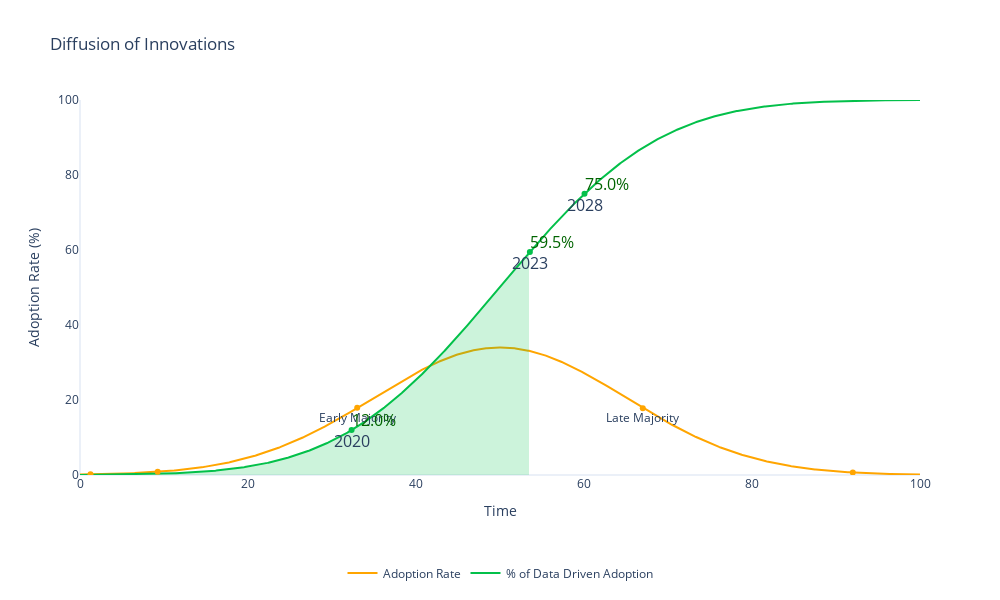

Notebook code cell kept with this figure:
### Markdown cell above
## Adoption Rate Curve

### Code cell
# Data
adopter_categories = ['Innovators', 'Early Adopters', 'Early Majority', 'Late Majority', 'Laggards']
percentages = [2.5, 13.5, 34, 34, 16]
cumulative_percentages = np.cumsum(percentages)

# X-axis values
x_values = np.linspace(0, 100, 1000)

# Normal distribution for adoption rate
mu, sigma = 50, 15
adoption_rate = 1/(sigma * np.sqrt(2 * np.pi)) * np.exp(- (x_values - mu)**2 / (2 * sigma**2))

# Cumulative adoption rate (S-shaped curve)
cumulative_adoption_rate = np.cumsum(adoption_rate)
cumulative_adoption_rate = cumulative_adoption_rate / max(cumulative_adoption_rate) * 100

# Create the figure
fig = go.Figure()

# Plot adoption rate (bell-shaped curve)
fig.add_trace(go.Scatter(x=x_values, y=adoption_rate * 34 / max(adoption_rate),
                         mode='lines', name='Adoption Rate', line=dict(color='rgb(255,165,0)')))  # Orange

# Plot cumulative market share (S-shaped curve)
fig.add_trace(go.Scatter(x=x_values, y=cumulative_adoption_rate,
                         mode='lines', name='% of Data Driven Adoption', line=dict(color='#03c04a')))  # Darker green

# Highlight area under the curve until 2023
fig.add_trace(go.Scatter(x=x_values, y=np.where(x_values <= 53.5, cumulative_adoption_rate, np.nan), 
                         fill='tozeroy', mode='none', fillcolor='rgba(3,192,74,0.2)',  # Light green
                         showlegend=False))

# Add category labels as dots
category_positions = np.cumsum(percentages) - np.array(percentages) / 2
for i, (category, pos) in enumerate(zip(adopter_categories, category_positions)):
    fig.add_trace(go.Scatter(x=[pos], y=[adoption_rate[int(pos*10)] * 34 / max(adoption_rate)], 
                             mode='markers+text', text=category, textposition='bottom center', 
                             marker=dict(color='rgb(255,165,0)'), showlegend=False))  # Orange

# Add percentage labels
for i, (percentage, pos) in enumerate(zip(percentages, category_positions)):
    fig.add_trace(go.Scatter(x=[pos], y=[-10], mode='text', text=f'{percentage} %',
                             textposition='top center', showlegend=False))

# Add labels to cumulative market share line at specified percentages
labels = {12: '2020', 59.5: '2023', 75: '2028'}
for y, label in labels.items():
    x = x_values[np.abs(cumulative_adoption_rate - y).argmin()]
    fig.add_trace(go.Scatter(x=[x], y=[y], mode='markers+text', text=label,
                             textposition='bottom center', marker=dict(color='#03c04a'), showlegend=False, 
                             textfont=dict(size=16)))  # Darker green
    fig.add_trace(go.Scatter(x=[x], y=[y], mode='text', text=f'{y:.1f}%', 
                             textposition='top right', textfont=dict(color='#006400', size=16), showlegend=False))  # Dark green

# Update layout
fig.update_layout(title='Diffusion of Innovations',
                  xaxis_title='Time',
                  yaxis_title='Adoption Rate (%)',
                  yaxis=dict(range=[0, 100], showgrid=False),
                  xaxis=dict(range=[0, 100], showgrid=False),
                  template='plotly_white',
                  width=1000,  # Adjusted figure width
                  height=600,  # Adjusted figure height
                  legend=dict(
                      orientation="h",
                      yanchor="bottom",
                      y=-0.3,
                      xanchor="center",
                      x=0.5
                  ))


# Show the plot
fig.show()

### Figure 1 — Plotly figure (JSON) as saved in the notebook; plotly's stock layout.template omitted (floating-point values rounded to 4 significant figures; data arrays with more than 128 entries replaced by an {"elided": "..."} marker saying what was removed)
{"data": [{"line": {"color": "rgb(255,165,0)"}, "mode": "lines", "name": "Adoption Rate", "type": "scatter", "x": {"elided": "1000 float values"}, "y": {"elided": "1000 float values"}}, {"line": {"color": "#03c04a"}, "mode": "lines", "name": "% of Data Driven Adoption", "type": "scatter", "x": {"elided": "1000 float values"}, "y": {"elided": "1000 float values"}}, {"fill": "tozeroy", "fillcolor": "rgba(3,192,74,0.2)", "mode": "none", "showlegend": false, "type": "scatter", "x": {"elided": "1000 float values"}, "y": {"elided": "1000 float values"}}, {"marker": {"color": "rgb(255,165,0)"}, "mode": "markers+text", "showlegend": false, "text": "Innovators", "textposition": "bottom center", "type": "scatter", "x": [1.25], "y": [0.1711]}, {"marker": {"color": "rgb(255,165,0)"}, "mode": "markers+text", "showlegend": false, "text": "Early Adopters", "textposition": "bottom center", "type": "scatter", "x": [9.25], "y": [0.8427]}, {"marker": {"color": "rgb(255,165,0)"}, "mode": "markers+text", "showlegend": false, "text": "Early Majority", "textposition": "bottom center", "type": "scatter", "x": [33], "y": [17.93]}, {"marker": {"color": "rgb(255,165,0)"}, "mode": "markers+text", "showlegend": false, "text": "Late Majority", "textposition": "bottom center", "type": "scatter", "x": [67], "y": [17.8]}, {"marker": {"color": "rgb(255,165,0)"}, "mode": "markers+text", "showlegend": false, "text": "Laggards", "textposition": "bottom center", "type": "scatter", "x": [92], "y": [0.6631]}, {"mode": "text", "showlegend": false, "text": "2.5 %", "textposition": "top center", "type": "scatter", "x": [1.25], "y": [-10]}, {"mode": "text", "showlegend": false, "text": "13.5 %", "textposition": "top center", "type": "scatter", "x": [9.25], "y": [-10]}, {"mode": "text", "showlegend": false, "text": "34 %", "textposition": "top center", "type": "scatter", "x": [33], "y": [-10]}, {"mode": "text", "showlegend": false, "text": "34 %", "textposition": "top center", "type": "scatter", "x": [67], "y": [-10]}, {"mode": "text", "showlegend": false, "text": "16 %", "textposition": "top center", "type": "scatter", "x": [92], "y": [-10]}, {"marker": {"color": "#03c04a"}, "mode": "markers+text", "showlegend": false, "text": "2020", "textfont": {"size": 16}, "textposition": "bottom center", "type": "scatter", "x": [32.33], "y": [12]}, {"mode": "text", "showlegend": false, "text": "12.0%", "textfont": {"color": "#006400", "size": 16}, "textposition": "top right", "type": "scatter", "x": [32.33], "y": [12]}, {"marker": {"color": "#03c04a"}, "mode": "markers+text", "showlegend": false, "text": "2023", "textfont": {"size": 16}, "textposition": "bottom center", "type": "scatter", "x": [53.55], "y": [59.5]}, {"mode": "text", "showlegend": false, "text": "59.5%", "textfont": {"color": "#006400", "size": 16}, "textposition": "top right", "type": "scatter", "x": [53.55], "y": [59.5]}, {"marker": {"color": "#03c04a"}, "mode": "markers+text", "showlegend": false, "text": "2028", "textfont": {"size": 16}, "textposition": "bottom center", "type": "scatter", "x": [60.06], "y": [75]}, {"mode": "text", "showlegend": false, "text": "75.0%", "textfont": {"color": "#006400", "size": 16}, "textposition": "top right", "type": "scatter", "x": [60.06], "y": [75]}], "layout": {"height": 600, "legend": {"orientation": "h", "x": 0.5, "xanchor": "center", "y": -0.3, "yanchor": "bottom"}, "title": {"text": "Diffusion of Innovations"}, "width": 1000, "xaxis": {"range": [0, 100], "showgrid": false, "title": {"text": "Time"}}, "yaxis": {"range": [0, 100], "showgrid": false, "title": {"text": "Adoption Rate (%)"}}}}
